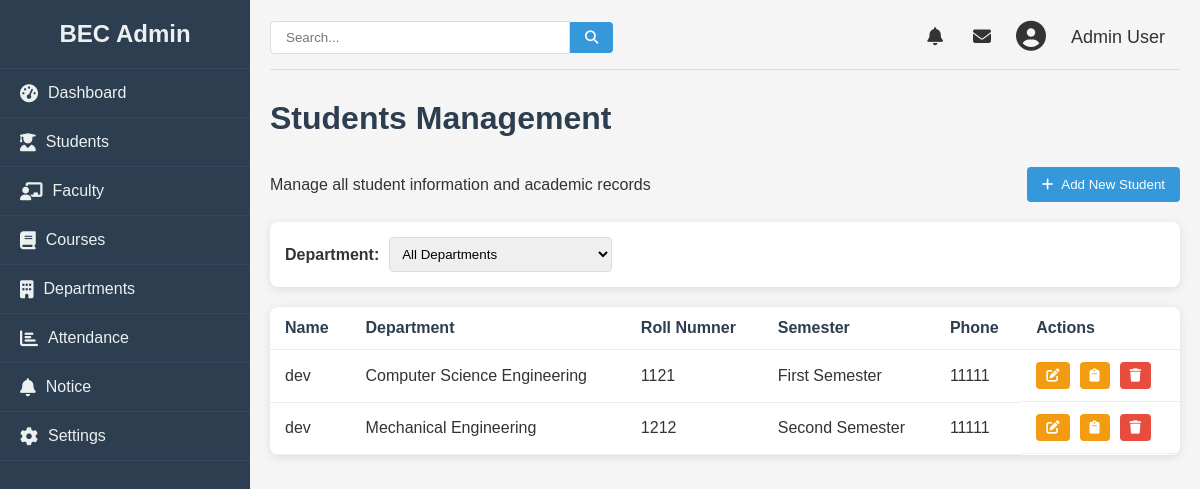
The app's page /admin/student (signed in), older data.
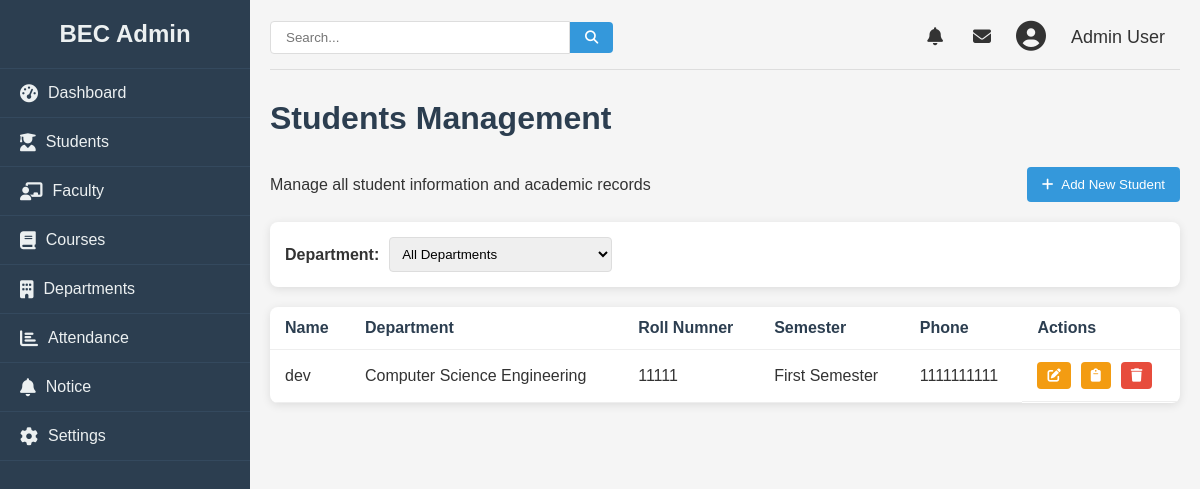
The same page, newer data.
### college/model.py (models this page shows, shortened)
class Student(db.Model):
    id = db.Column(db.Integer, primary_key=True)
    name = db.Column(db.String(100), nullable=False)
    roll = db.Column(db.Integer, nullable=False)
    email = db.Column(db.String(100), nullable=False)
    phone = db.Column(db.Integer, nullable=False)
    semester = db.Column(db.Integer, nullable=False)
    dob = db.Column(db.Date, nullable=False)
    gender = db.Column(db.String, nullable=False)
    department = db.Column(db.String, nullable=False)
    address = db.Column(db.String, nullable=False)

### college/admin/adminroute.py (the view)
@app.route("/admin/student", methods = ["GET", "POST"])
def stdn():
    logged = 'user_id' in session
    if logged:
        users = Student.query.all()
        return render_template("student.html", students= users, departments= dep)
    else:
        return redirect(url_for("login"))

### college/admin/templates/student.html (shortened to what this page needs)
{% from "macro/cmsnav.html" import cmsnav%}
{%extends "admbase.html"%}
{%block head%}
<link rel="stylesheet" href="{{url_for('static', filename='css/styles.css')}}">
<link rel="stylesheet" href="https://cdnjs.cloudflare.com/ajax/libs/font-awesome/6.4.0/css/all.min.css">
{%endblock%}
{%block content%}
<div class="container" w-tid="21">
    {{cmsnav()}}
    <main class="main-content" w-tid="111">
        <header class="top-header" w-tid="113">
            <div class="search-box" w-tid="115">
                <input type="text" placeholder="Search..." w-tid="117" />
                <button w-tid="119"><i class="fas fa-search" w-tid="121"></i></button>
            </div>
            <div class="user-profile" w-tid="123">
                <span class="notification" w-tid="125"><i class="fas fa-bell" w-tid="127"></i></span>
                <span class="message" w-tid="129"><i class="fas fa-envelope" w-tid="131"></i></span>
                <div class="profile-img" w-tid="133">
                    <i class="fas fa-user-circle" w-tid="135"></i>
                </div>
                <span class="username" w-tid="137">Admin User</span>
            </div>
        </header>
        <div id="dashboard-page" class="content-section" w-tid="139">
            <div class="dashboard" w-tid="141">
                <h1 w-tid="357">Students Management</h1>
                <div class="students-header" w-tid="359">
                    <p w-tid="361">Manage all student information and academic records</p>
                    <button class="add-student-btn" w-tid="363">
                        <a style="text-decoration: none; color:white;" href="/admin/addstudent">
                            <i class="fas fa-plus" w-tid="365"></i>
                            Add New Student
                        </a>
                    </button>
                </div>
                <div class="student-filters" w-tid="367">
                    <div class="filter-group" w-tid="369">
                        <label w-tid="371">Department:</label>
                        <select w-tid="373">
                            <option w-tid="375">All Departments</option>
                        </select>
                    </div>
                </div>
                <div class="students-table" w-tid="415">
                    <table w-tid="417">
                        <thead w-tid="419">
                            <tr w-tid="421">
                                <th w-tid="425">Name</th>
                                <th w-tid="427">Department</th>
                                <th w-tid="425">Roll Numner</th>
                                <th w-tid="429">Semester</th>
                                <th w-tid="433">Phone</th>
                                <th w-tid="437">Actions</th>
                            </tr>
                        </thead>
                        <tbody w-tid="439">
                            {%for student in students%}
                            <tr w-tid="441">
                                <td w-tid="445">{{student.name}}</td>
                                <td w-tid="447">{{student.department}}</td>
                                <td w-tid="449">{{student.roll}}</td>
                                <td w-tid="451">{{student.semester}}</td>
                                <td w-tid="453">{{student.phone}}</td>
                                <td class="action-cell" w-tid="459">
                                    <button class="action-btn edit-btn" w-tid="465">
                                        <a href="/admin/update/student/{{student.id}}">
                                            <i class="fas fa-edit" w-tid="467"></i>
                                        </a>
                                    </button>
                                    <button class="action-btn edit-btn" w-tid="469">
                                        <a href="/admin/addresult/{{student.id}}"><i class="fas fa-clipboard"
                                                w-tid="723"></i></a>
                                    </button>
                                    <button class="action-btn delete-btn" w-tid="469">
                                        <a href="/admin/student/delete/{{student.id}}"><i class="fas fa-trash"
                                                w-tid="723"></i></a>
                                    </button>
                                </td>
                            </tr>
                            {%endfor%}
                        </tbody>
                    </table>
                </div>
            </div>
        </div>
    </main>
</div>
{%endblock%}

### college/admin/templates/macro/cmsnav.html (shortened to what this page needs)
{%macro cmsnav()%}
<aside class="sidebar" w-tid="23">
    <div class="sidebar-header" w-tid="25">
        <h2 w-tid="27">BEC Admin</h2>
    </div>
    <nav class="sidebar-nav" w-tid="29">
        <ul w-tid="31">
            <li w-tid="33"><a href="/admin" data-page="dashboard-page" w-tid="35"><i class="fas fa-tachometer-alt"
                        w-tid="37"></i> Dashboard</a></li>
            <li  w-tid="39"><a href="/admin/student" data-page="students-page" w-tid="41"><i
                        class="fas fa-user-graduate" w-tid="43"></i> Students</a></li>
            <li w-tid="45"><a href="/admin/faculty" data-page="faculty-page" w-tid="47"><i
                        class="fas fa-chalkboard-teacher" w-tid="49"></i> Faculty</a></li>
            <li w-tid="51"><a href="/admin/courses" data-page="courses-page" w-tid="53"><i class="fas fa-book"
                        w-tid="55"></i> Courses</a></li>
            <li w-tid="57"><a href="/admin/department" data-page="department-page" w-tid="59"><i class="fas fa-building"
                        w-tid="61"></i> Departments</a></li>
            <li w-tid="87"><a href="/admin/attendence" data-page="attendance-page" w-tid="89"><i class="fas fa-chart-bar"
                        w-tid="91"></i> Attendance</a></li>
            <li w-tid="99"><a href="/admin/notice" data-page="notice-page" w-tid="101"><i class="fas fa-bell"
                        w-tid="103"></i> Notice</a></li>
            <li w-tid="93"><a href="/" data-page="settings-page" w-tid="95"><i class="fas fa-cog" w-tid="97"></i>
                    Settings</a></li>
        </ul>
    </nav>
</aside>
{%endmacro%}

### college/admin/templates/admbase.html (shortened to what this page needs)
<!DOCTYPE html>
<html lang="en">
<head>
    {%block head%}
    {%endblock%}
</head>
<body>
    {%block content%}
    {%endblock%}
</body>
</html>

### college/static/css/styles.css (style rules this page uses)
* { margin: 0; padding: 0; box-sizing: border-box; }
body { font-family: Arial, sans-serif; background-color: #f5f5f5; color: #333; }
a { text-decoration: none; color:inherit; }
.container { display: flex; min-height: 100vh; }
.sidebar { width: 250px; background-color: #2c3e50; color: #ecf0f1; transition: all 0.3s ease; }
.sidebar-header { padding: 20px; text-align: center; border-bottom: 1px solid #34495e; }
.sidebar-nav ul { list-style: none; }
.sidebar-nav li { padding: 15px 20px; border-bottom: 1px solid #34495e; transition: all 0.3s ease; }
.sidebar-nav a { color: #ecf0f1; text-decoration: none; display: flex; align-items: center; }
.sidebar-nav i { margin-right: 10px; font-size: 18px; }
.main-content { flex: 1; padding: 20px; }
.top-header { display: flex; justify-content: space-between; align-items: center; margin-bottom: 30px; padding-bottom: 15px; border-bottom: 1px solid #ddd; }
.search-box { display: flex; align-items: center; }
.search-box input { padding: 8px 15px; border: 1px solid #ddd; border-radius: 4px 0 0 4px; width: 300px; }
.search-box button { background: #3498db; color: white; border: none; padding: 8px 15px; border-radius: 0 4px 4px 0; cursor: pointer; }
.user-profile { display: flex; align-items: center; }
.user-profile span { margin: 0 15px; font-size: 18px; cursor: pointer; }
.profile-img { font-size: 30px; margin: 0 10px; }
.dashboard h1 { margin-bottom: 30px; color: #2c3e50; }
table { width: 100%; border-collapse: collapse; }
th, td { padding: 12px 15px; text-align: left; border-bottom: 1px solid #eee; }
th { font-weight: bold; color: #2c3e50; }
.content-section { display: none; }
#dashboard-page { display: block; }
.students-header { display: flex; justify-content: space-between; align-items: center; margin-bottom: 20px; }
.add-student-btn { background-color: #3498db; color: white; border: none; padding: 10px 15px; border-radius: 4px; cursor: pointer; display: flex; align-items: center; }
.add-student-btn i { margin-right: 5px; }
.student-filters { display: flex; justify-content: space-between; margin-bottom: 20px; background: white; padding: 15px; border-radius: 8px; box-shadow: 0 2px 10px rgba(0, 0, 0, 0.1); }
.filter-group { display: flex; align-items: center; }
.filter-group label { margin-right: 10px; font-weight: bold; }
.filter-group select { padding: 8px; border-radius: 4px; border: 1px solid #ddd; }
.students-table { background: white; border-radius: 8px; box-shadow: 0 2px 10px rgba(0, 0, 0, 0.1); overflow: hidden; }
.action-cell { display: flex; gap: 10px; }
.action-btn { padding: 6px 10px; border-radius: 4px; cursor: pointer; border: none; color: white; }
.edit-btn { background-color: #f39c12; }
.delete-btn { background-color: #e74c3c; }

Row changes from the older to the newer data that the page shows:
removed Student: name "dev", department "Mechanical Engineering", roll "1212", semester "Second Semester", phone "11111"
changed Student "dev": roll "1121" → "11111"; phone "11111" → "1111111111"
